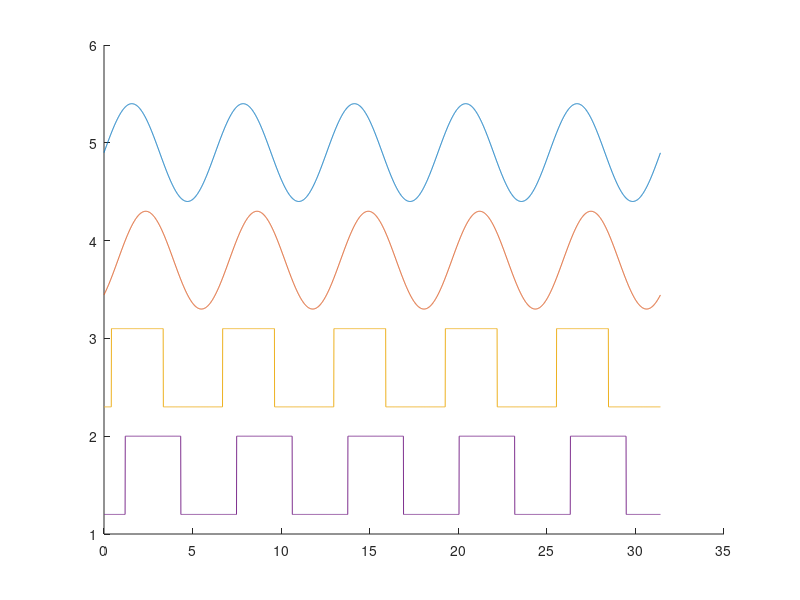

The MATLAB script that drew this image:
%生成论文使用图片

xlength = 10*pi;
x = 0:0.01:xlength;

y1 = (sin(x) + 1)/2;
y2 = (sin(x - pi/4) + 1)/2;

y3 = zeros(1,length(x));
y4 = zeros(1,length(x));

%begin 滞回比较器
tL = 0.4;%低阈值
tH = 0.7;%高阈值
limit = 0;%状态变量
for i = 1:length(x)
    if(limit == 0)
          y3(i) = 0.1;
    elseif(limit == 1)
           y3(i)= 0.9;
    end
    if(y1(i) <= tL)
       limit = 0; 
       y3(i) = 0.1;
    elseif(y1(i) >= tH)         
          limit = 1;  
          y3(i)= 0.9;
    end
end
%end 滞回比较器

%begin 滞回比较器
tL = 0.3;%低阈值
tH = 0.7;%高阈值
limit = 0;%状态变量
for i = 1:length(x)
    if(limit == 0)
          y4(i) = 0.1;
    elseif(limit == 1)
           y4(i)= 0.9;
    end
    if(y2(i) <= tL)
       limit = 0; 
       y4(i) = 0.1;
    elseif(y2(i) >= tH)         
          limit = 1;  
          y4(i)= 0.9;
    end
end
%end 滞回比较器

%画图
hold on;
plot(x,y1 + 4.4);
plot(x,y2 + 3.3);
plot(x,y3 + 2.2);
plot(x,y4 + 1.1);
